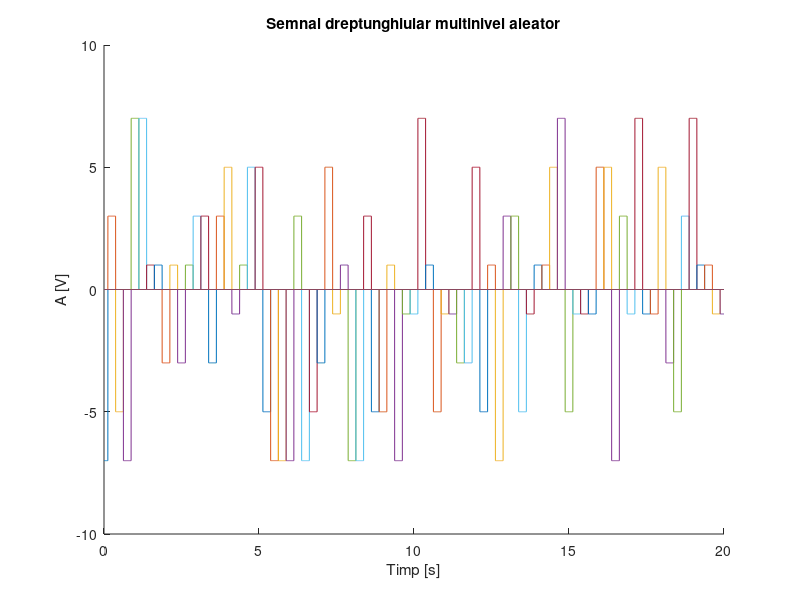

Write MATLAB code to recreate this figure.
figure(10)
hold on             % reţine graficul curent şi adaugă în aceeaşi fereastră grafică următoarele reprezentări grafice
title('Semnal dreptunghiular multinivel aleator');
xlabel('Timp [s]');
ylabel('A [V]');
nivel = [-7 -5 -3 -1 1 3 5 7 ];
t= 0:0.002:20;      %rezolutia temporara de 2 ms. Daca dorim sa avem rezolutia temporara de 20 ms, respectiv 200 ms vom modifica t-ul astfel: t= 0:0.02:20, respectiv t= 0:0.2:20 
for n=0:0.25:40
    y = datasample(nivel, 1);           %cu functia datasample obtinem observatii despre vectorul niv
    plot(t, y*rectpuls(t-n, 0.25))      %functia rectpuls genereaza un impuls unitate dreptunghiular de durata 1/4
end
